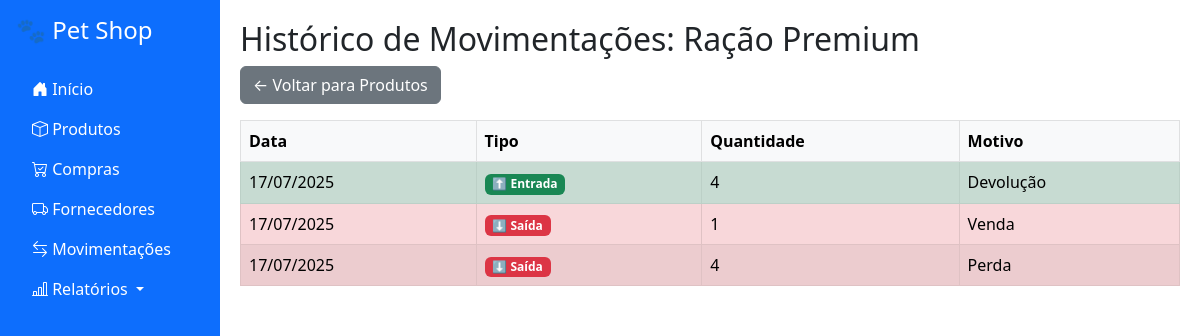
The page /produtos/1/historico on the database its author committed.
### app/models.py (models this page shows)
class Produto(db.Model):
    id = db.Column(db.Integer, primary_key=True)
    nome = db.Column(db.String(100), nullable=False)
    lote = db.Column(db.String(50))
    validade = db.Column(db.Date)
    quantidade = db.Column(db.Integer, default=0)
    estoque_minimo = db.Column(db.Integer, default=10)
    estoque_maximo = db.Column(db.Integer, default=100)

class Movimentacao(db.Model):
    id = db.Column(db.Integer, primary_key=True)
    produto_id = db.Column(db.Integer, db.ForeignKey('produto.id'), nullable=False)
    tipo = db.Column(db.String(10))  # entrada ou saida
    quantidade = db.Column(db.Integer, nullable=False)
    motivo = db.Column(db.String(100))
    data = db.Column(db.DateTime, default=datetime.utcnow)
    produto = db.relationship('Produto')

### app/routes.py (the view)
@app.route("/produtos/<int:id>/historico")
def historico_produto(id):
    produto = Produto.query.get_or_404(id)
    movimentacoes = Movimentacao.query.filter_by(produto_id=id).order_by(Movimentacao.data.desc()).all()
    return render_template("produto_historico.html", produto=produto, movimentacoes=movimentacoes)

### app/templates/produto_historico.html
{% extends 'base.html' %}
{% block content %}
<h2>Histórico de Movimentações: {{ produto.nome }}</h2>
<a class="btn btn-secondary mb-3" href="{{ url_for('listar_produtos') }}">← Voltar para Produtos</a>
<table class="table table-bordered table-striped">
    <thead class="table-light">
        <tr>
            <th>Data</th>
            <th>Tipo</th>
            <th>Quantidade</th>
            <th>Motivo</th>
        </tr>
    </thead>
    <tbody>
        {% for mov in movimentacoes %}
        <tr class="{% if mov.tipo == 'entrada' %}table-success{% else %}table-danger{% endif %}">
            <td>{{ mov.data.strftime('%d/%m/%Y') if mov.data else '—' }}</td>
            <td>
                {% if mov.tipo == 'entrada' %}
                    <span class="badge bg-success">⬆️ Entrada</span>
                {% else %}
                    <span class="badge bg-danger">⬇️ Saída</span>
                {% endif %}
            </td>
            <td>{{ mov.quantidade }}</td>
            <td>{{ mov.motivo or '—' }}</td>
        </tr>
        {% else %}
        <tr>
            <td colspan="4" class="text-center text-muted">Nenhuma movimentação registrada para este produto.</td>
        </tr>
        {% endfor %}
    </tbody>
</table>
{% endblock %}

### app/templates/base.html (style rules this page uses)
body { display: flex; }

### rows shown on the page
Produto: nome "Ração Premium"
Movimentacao: data "17/07/2025", tipo "⬆️ Entrada", quantidade "4", motivo "Devolução"
Movimentacao: data "17/07/2025", tipo "⬇️ Saída", quantidade "1", motivo "Venda"
Movimentacao: data "17/07/2025", tipo "⬇️ Saída", quantidade "4", motivo "Perda"
